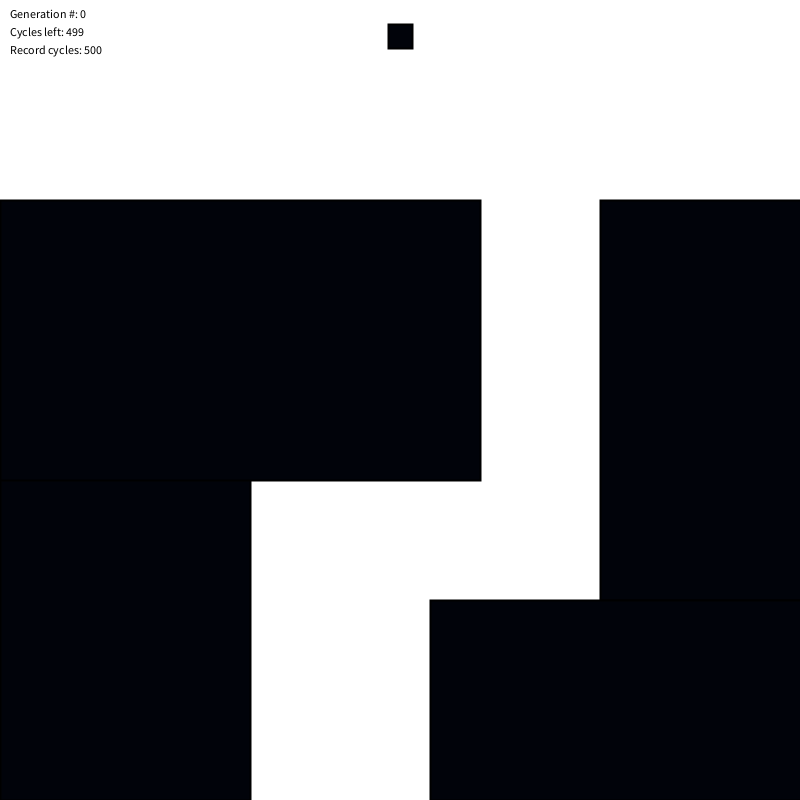
Frame 1 (no input)
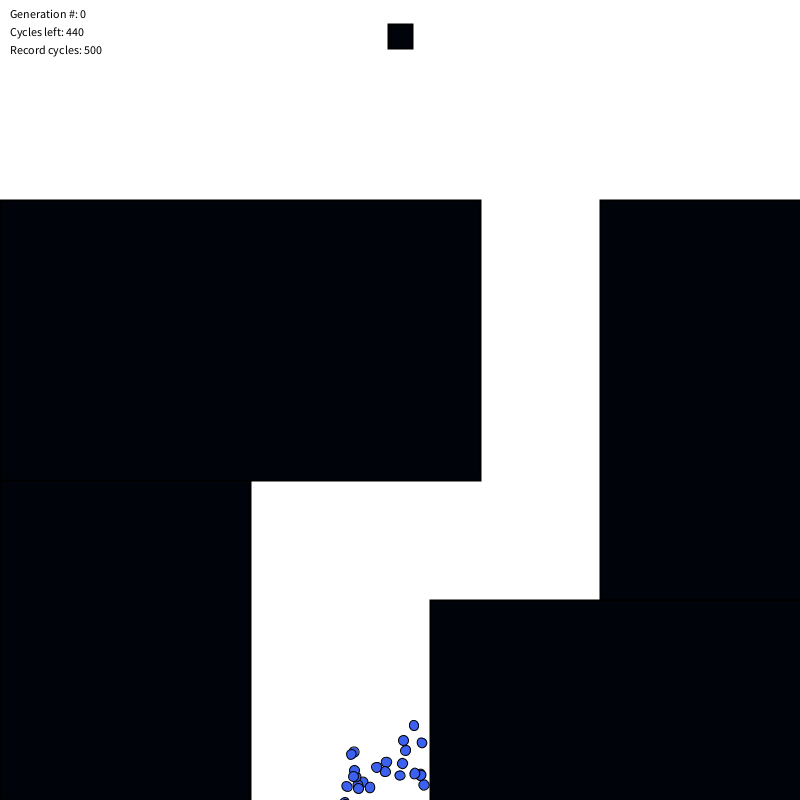
Frame 60 (the mouse pressed at the canvas centre just before this capture)
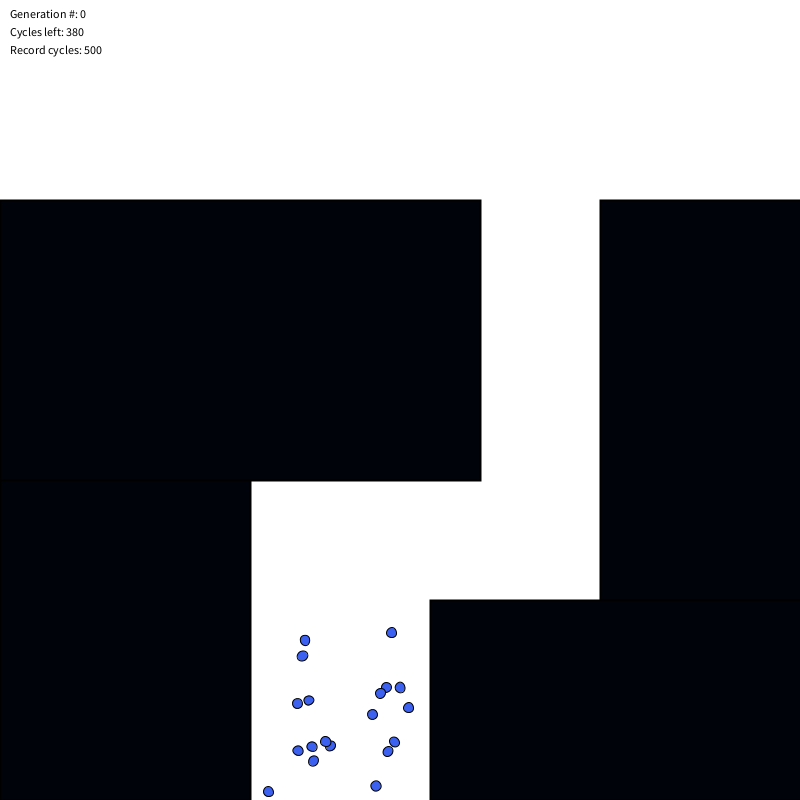
Frame 120 (the mouse held since frame 60 and released just before this capture)

The Processing sketch that drew these frames (run headless with seeded random() and noise(); from frame 60 on, the mouse is pressed at the canvas centre):

// Processing sketch: hpy_homework_8
// ── hpy_homework_8.pde
int lifetime;  //一代的存活时间
Population population; 
Obstacle target; 

int lifecycle; 
int recordtime;

ArrayList<Obstacle> obstacles;


void setup() {
  size(800, 800);
  lifetime = 500;

  lifecycle = 0;
  recordtime = lifetime;
  
  target = new Obstacle(width/2-12, 24, 24, 24);
  float mutationRate = 0.01;
  population = new Population(mutationRate, 70);
  obstacles = new ArrayList<Obstacle>();
  obstacles.add(new Obstacle(0, height/2, width/4+50, height/2));
  obstacles.add(new Obstacle(0, height/4, width/2+80, height/4+80));
  obstacles.add(new Obstacle(3*width/4, height/4, width/4+40, height/2));
  obstacles.add(new Obstacle(width/2+30, 3*height/4, width/2, height/4));
}

void draw(){
   background(255);
   target.display();
   
   if (lifecycle < lifetime) {
    population.live(obstacles);
    if ((population.targetReached()) && (lifecycle < recordtime)) {
      recordtime = lifecycle;
    }
    lifecycle++;
    // Otherwise a new generation
  } 
  else {
    lifecycle = 0;
    population.fitness();
    population.selection();
    population.reproduction();
  }
  
    for (Obstacle obs : obstacles) {
    obs.display();
  }
  
    fill(0);
  text("Generation #: " + population.getGenerations(), 10, 18);
  text("Cycles left: " + (lifetime-lifecycle), 10, 36);
  text("Record cycles: " + recordtime, 10, 54);
  
  
}

void mousePressed() {
  target.position.x = mouseX;
  target.position.y = mouseY;
  recordtime = lifetime;
}

// ── Ball.pde
class Ball {
  PVector position;
  PVector velocity;
  PVector acceleration;
  
  float r;  //小球半径
  
  float recordDist;
  float fitness;
  
  DNA dna;
  int geneCounter = 0;
  
  boolean hitObstacle = false;    // 是否撞击障碍物
  boolean hitTarget = false;   // 是否撞击目标
  int finishTime;              // 完成时间
  
 Ball(PVector l, DNA dna_, int totalRockets) {
    acceleration = new PVector();
    velocity = new PVector();
    position = l.get();
    r = 10;
    dna = dna_;
    finishTime = 0;          // We're going to count how long it takes to reach target
    recordDist = 10000;      // Some high number that will be beat instantly
  }
  
  void fitness() {
    if (recordDist < 1) recordDist = 1;

    // Reward finishing faster and getting close
    fitness = (1/(finishTime*recordDist));

    // Make the function exponential
    fitness = pow(fitness, 4);

    if (hitObstacle) fitness *= 0.1; // lose 90% of fitness hitting an obstacle
    if (hitTarget) fitness *= 2; // twice the fitness for finishing!
  }
  
    void run(ArrayList<Obstacle> os) {
    if (!hitObstacle && !hitTarget) {
      applyForce(dna.genes[geneCounter]);
      geneCounter = (geneCounter + 1) % dna.genes.length;
      update();
      obstacles(os);
    }
    // Draw me!
    if (!hitObstacle) {
      display();
    }
  }
  
  void checkTarget() {
    float d = dist(position.x, position.y, target.position.x, target.position.y);
    if (d < recordDist) recordDist = d;

    if (target.contains(position) && !hitTarget) {
      hitTarget = true;
    } 
    else if (!hitTarget) {
      finishTime++;
    }
  }
  
  
  void applyForce(PVector f) {
    acceleration.add(f);
  }
  
    void update() {
    velocity.add(acceleration);
    position.add(velocity);
    acceleration.mult(0);
  }


  void obstacles(ArrayList<Obstacle> os) {
    for (Obstacle obs : os) {
      if (obs.contains(position)) {
        hitObstacle = true;
      }
    }
  }
  
  void display() {
    //background(255,0,0);
    float theta = velocity.heading2D() + PI/2;
    fill(200, 100);
    stroke(0);
    strokeWeight(1);
    pushMatrix();
    translate(position.x, position.y);
    rotate(theta);

    fill(#3C61F0);
    circle(0,0,r);
    

    popMatrix();
  }

  float getFitness() {
    return fitness;
  }

  DNA getDNA() {
    return dna;
  }

  boolean stopped() {
    return hitObstacle;
  }
  
  
}

// ── DNA.pde
class DNA{
  
  PVector[] genes;
  
  float maxforce = 0.1;
   
  //初始生成
   DNA() {
    genes = new PVector[lifetime];
    for (int i = 0; i < genes.length; i++) {
      float angle = random(TWO_PI);
      genes[i] = new PVector(cos(angle), sin(angle));
      genes[i].mult(random(0, maxforce));
    }
    
    genes[0].normalize();
   }
   
   //复制
    DNA(PVector[] newgenes) {
    genes = newgenes;
  }
  
  //交叉
  DNA crossover(DNA partner) {
    PVector[] child = new PVector[genes.length];
    // Pick a midpoint
    int crossover = int(random(genes.length));
    // Take "half" from one and "half" from the other
    for (int i = 0; i < genes.length; i++) {
      if (i > crossover) child[i] = genes[i];
      else               child[i] = partner.genes[i];
    }    
    DNA newgenes = new DNA(child);
    return newgenes;
  }
  
  
  //变异
    void mutate(float m) {
    for (int i = 0; i < genes.length; i++) {
      if (random(1) < m) {
        float angle = random(TWO_PI);
        genes[i] = new PVector(cos(angle), sin(angle));
        genes[i].mult(random(0, maxforce));
        //        float angle = random(-0.1,0.1);
        //        genes[i].rotate(angle);
        //        float factor = random(0.9,1.1);
        //        genes[i].mult(factor);
        if (i ==0) genes[i].normalize();
      }
    }
  }
  
}

// ── Obstacle.pde
class Obstacle {

  PVector position;
  float w,h;
  
  Obstacle(float x, float y, float w_, float h_) {
    position = new PVector(x,y);
    w = w_;
    h = h_;
  }
  
  void display(){
    stroke(0);
    fill(#01030A);
    strokeWeight(2);
    rect(position.x,position.y,w,h);
    
  }
  
  boolean contains(PVector spot){
    if (spot.x > position.x && spot.x < position.x + w && spot.y > position.y && spot.y < position.y + h) {
      return true;
    } else {
      return false;
    }
  }
  
}
  

// ── Population.pde
class Population {

  float mutationRate;          // Mutation rate
  Ball[] population;         // Array to hold the current population
  ArrayList<Ball> matingPool;    // ArrayList which we will use for our "mating pool"
  int generations;             // Number of generations

   // Initialize the population
   Population(float m, int num) {
    mutationRate = m;
    population = new Ball[num];
    matingPool = new ArrayList<Ball>();
    generations = 0;
    //make a new set of creatures
    for (int i = 0; i < population.length; i++) {
      PVector position = new PVector(width/2,height+20);
      population[i] = new Ball(position, new DNA(),population.length);
    }
  }

  void live (ArrayList<Obstacle> os) {
    // For every creature
    for (int i = 0; i < population.length; i++) {
      // If it finishes, mark it down as done!
      population[i].checkTarget();
      population[i].run(os);
    }
  }

  // Did anything finish?
  boolean targetReached() {
    for (int i = 0; i < population.length; i++) {
      if (population[i].hitTarget) return true;
    }
    return false;
  }

  // Calculate fitness for each creature
  void fitness() {
    for (int i = 0; i < population.length; i++) {
      population[i].fitness();
    }
  }

  // Generate a mating pool
  void selection() {
    // Clear the ArrayList
    matingPool.clear();

    // Calculate total fitness of whole population
    float maxFitness = getMaxFitness();

    // Calculate fitness for each member of the population (scaled to value between 0 and 1)
    // Based on fitness, each member will get added to the mating pool a certain number of times
    // A higher fitness = more entries to mating pool = more likely to be picked as a parent
    // A lower fitness = fewer entries to mating pool = less likely to be picked as a parent
    for (int i = 0; i < population.length; i++) {
      float fitnessNormal = map(population[i].getFitness(),0,maxFitness,0,1);
      int n = (int) (fitnessNormal * 100);  // Arbitrary multiplier
      for (int j = 0; j < n; j++) {
        matingPool.add(population[i]);
      }
    }
  }

  // Making the next generation
  void reproduction() {
    // Refill the population with children from the mating pool
    for (int i = 0; i < population.length; i++) {
      // Sping the wheel of fortune to pick two parents
      int m = int(random(matingPool.size()));
      int d = int(random(matingPool.size()));
      // Pick two parents
      Ball mom = matingPool.get(m);
      Ball dad = matingPool.get(d);
      // Get their genes
      DNA momgenes = mom.getDNA();
      DNA dadgenes = dad.getDNA();
      // Mate their genes
      DNA child = momgenes.crossover(dadgenes);
      // Mutate their genes
      child.mutate(mutationRate);
      // Fill the new population with the new child
      PVector position = new PVector(width/2,height+20);
      population[i] = new Ball(position, child,population.length);
    }
    generations++;
  }

  int getGenerations() {
    return generations;
  }

  // Find highest fintess for the population
  float getMaxFitness() {
    float record = 0;
    for (int i = 0; i < population.length; i++) {
       if(population[i].getFitness() > record) {
         record = population[i].getFitness();
       }
    }
    return record;
  }

}
